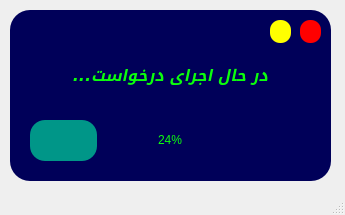
<?xml version="1.0" encoding="UTF-8"?>
<ui version="4.0">
 <class>LoadingWindow</class>
 <widget class="QMainWindow" name="LoadingWindow">
  <property name="geometry">
   <rect>
    <x>0</x>
    <y>0</y>
    <width>345</width>
    <height>215</height>
   </rect>
  </property>
  <property name="sizePolicy">
   <sizepolicy hsizetype="Minimum" vsizetype="Minimum">
    <horstretch>0</horstretch>
    <verstretch>0</verstretch>
   </sizepolicy>
  </property>
  <property name="minimumSize">
   <size>
    <width>345</width>
    <height>215</height>
   </size>
  </property>
  <property name="maximumSize">
   <size>
    <width>345</width>
    <height>215</height>
   </size>
  </property>
  <property name="windowTitle">
   <string>MainWindow</string>
  </property>
  <property name="styleSheet">
   <string notr="true">color: rgb(12, 255, 12);</string>
  </property>
  <widget class="QWidget" name="loadingShow">
   <widget class="QFrame" name="container">
    <property name="geometry">
     <rect>
      <x>10</x>
      <y>10</y>
      <width>321</width>
      <height>171</height>
     </rect>
    </property>
    <property name="styleSheet">
     <string notr="true">background-color: rgb(0, 0, 89);
border-radius: 20px;</string>
    </property>
    <property name="frameShape">
     <enum>QFrame::StyledPanel</enum>
    </property>
    <property name="frameShadow">
     <enum>QFrame::Raised</enum>
    </property>
    <widget class="QLabel" name="textLabel">
     <property name="geometry">
      <rect>
       <x>60</x>
       <y>40</y>
       <width>201</width>
       <height>51</height>
      </rect>
     </property>
     <property name="font">
      <font>
       <family>Arial Black</family>
       <pointsize>12</pointsize>
       <weight>75</weight>
       <italic>true</italic>
       <bold>true</bold>
      </font>
     </property>
     <property name="text">
      <string>در حال اجرای درخواست...</string>
     </property>
     <property name="alignment">
      <set>Qt::AlignCenter</set>
     </property>
    </widget>
    <widget class="QProgressBar" name="progressBar">
     <property name="geometry">
      <rect>
       <x>20</x>
       <y>110</y>
       <width>281</width>
       <height>41</height>
      </rect>
     </property>
     <property name="cursor">
      <cursorShape>WaitCursor</cursorShape>
     </property>
     <property name="mouseTracking">
      <bool>false</bool>
     </property>
     <property name="autoFillBackground">
      <bool>false</bool>
     </property>
     <property name="styleSheet">
      <string notr="true">QProgressBar::chunk {
	color: rgb(255, 0, 255);
	text-align: center;
	border-radius: 15px;
	background-color: #009688;
	border-style: none;	
}

</string>
     </property>
     <property name="value">
      <number>24</number>
     </property>
     <property name="alignment">
      <set>Qt::AlignCenter</set>
     </property>
    </widget>
    <widget class="QPushButton" name="window_closer">
     <property name="geometry">
      <rect>
       <x>290</x>
       <y>10</y>
       <width>21</width>
       <height>23</height>
      </rect>
     </property>
     <property name="cursor">
      <cursorShape>PointingHandCursor</cursorShape>
     </property>
     <property name="styleSheet">
      <string notr="true">border-radius: 10px;
background-color: rgb(255, 0, 0);</string>
     </property>
     <property name="text">
      <string/>
     </property>
    </widget>
    <widget class="QPushButton" name="window_minimize">
     <property name="geometry">
      <rect>
       <x>260</x>
       <y>10</y>
       <width>21</width>
       <height>23</height>
      </rect>
     </property>
     <property name="cursor">
      <cursorShape>PointingHandCursor</cursorShape>
     </property>
     <property name="styleSheet">
      <string notr="true">border-radius: 10px;
background-color: yellow;</string>
     </property>
     <property name="text">
      <string/>
     </property>
    </widget>
    <widget class="QPushButton" name="window_masimize">
     <property name="geometry">
      <rect>
       <x>230</x>
       <y>10</y>
       <width>21</width>
       <height>23</height>
      </rect>
     </property>
     <property name="cursor">
      <cursorShape>PointingHandCursor</cursorShape>
     </property>
     <property name="styleSheet">
      <string notr="true">border-radius: 10px;
background-color: rgb(0, 255, 0);
/*background-color: lightgreen;</string>
     </property>
     <property name="text">
      <string/>
     </property>
    </widget>
   </widget>
  </widget>
  <widget class="QStatusBar" name="statusbar"/>
 </widget>
 <resources/>
 <connections>
  <connection>
   <sender>window_closer</sender>
   <signal>clicked()</signal>
   <receiver>LoadingWindow</receiver>
   <slot>close()</slot>
   <hints>
    <hint type="sourcelabel">
     <x>310</x>
     <y>31</y>
    </hint>
    <hint type="destinationlabel">
     <x>170</x>
     <y>106</y>
    </hint>
   </hints>
  </connection>
  <connection>
   <sender>window_minimize</sender>
   <signal>clicked()</signal>
   <receiver>LoadingWindow</receiver>
   <slot>showMinimized()</slot>
   <hints>
    <hint type="sourcelabel">
     <x>280</x>
     <y>31</y>
    </hint>
    <hint type="destinationlabel">
     <x>170</x>
     <y>106</y>
    </hint>
   </hints>
  </connection>
  <connection>
   <sender>window_masimize</sender>
   <signal>clicked()</signal>
   <receiver>LoadingWindow</receiver>
   <slot>showFullScreen()</slot>
   <hints>
    <hint type="sourcelabel">
     <x>250</x>
     <y>31</y>
    </hint>
    <hint type="destinationlabel">
     <x>170</x>
     <y>106</y>
    </hint>
   </hints>
  </connection>
 </connections>
</ui>
